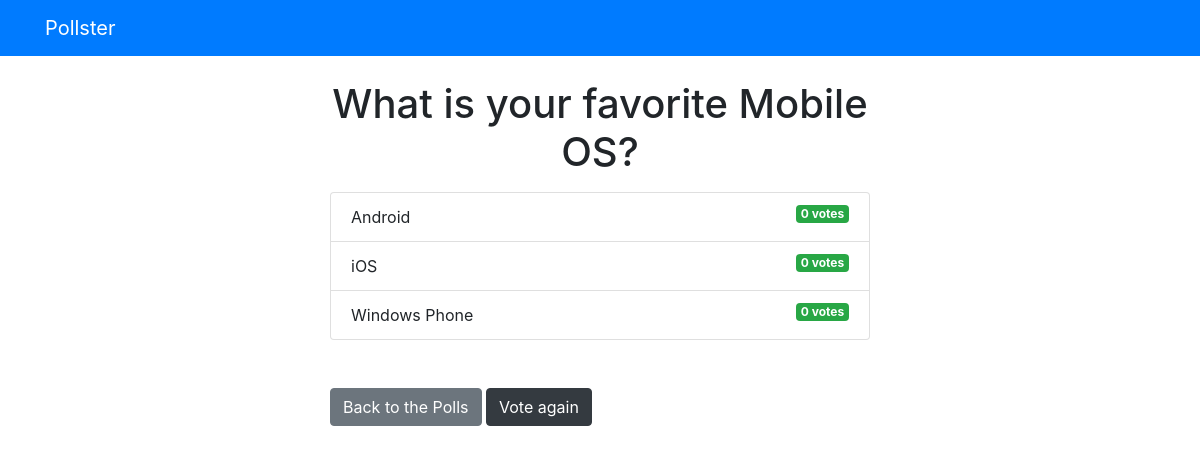
Screenshot of /polls/3/results/ with the database file from the repository.
### polls/models.py (models this page shows, shortened)
class Question(models.Model):
    question_text = models.CharField(max_length=200)
    pub_date = models.DateTimeField('date published')

class Choice(models.Model):
    question = models.ForeignKey(Question, on_delete=models.CASCADE)
    choice_text = models.CharField(max_length=200)
    votes = models.IntegerField(default=0)

### polls/views.py (the view)
# urls.py: path('<int:question_id>/results/', views.results, name='results'),
def results(request, question_id):
    question = get_object_or_404(Question, pk=question_id)
    return render(request, 'polls/results.html', {'question': question})

### templates/polls/results.html
{% extends 'base.html' %}
{% block content %}
<h1 class="text-center mb-3">{{ question.question_text }}</h1>
<ul class="list-group mb-5">
    {% for choice in question.choice_set.all %}
    <li class="list-group-item">
        {{ choice.choice_text }} <span class="badge badge-success float-right">
        {{ choice.votes }} vote{{ choice.votes | pluralize }}
        </span>
    </li>
    {% endfor %}
</ul>
<a href="{% url 'polls:index' %}" class="btn btn-secondary">Back to the Polls</a>
<a href="{% url 'polls:detail' question.id %}" class="btn btn-dark">Vote again</a>
{% endblock %}

### rows the page displays
Question: question_text "What is your favorite Mobile OS?"
Choice: choice_text "Android", votes "0", votes|pluralize "s"
Choice: choice_text "iOS", votes "0", votes|pluralize "s"
Choice: choice_text "Windows Phone", votes "0", votes|pluralize "s"
